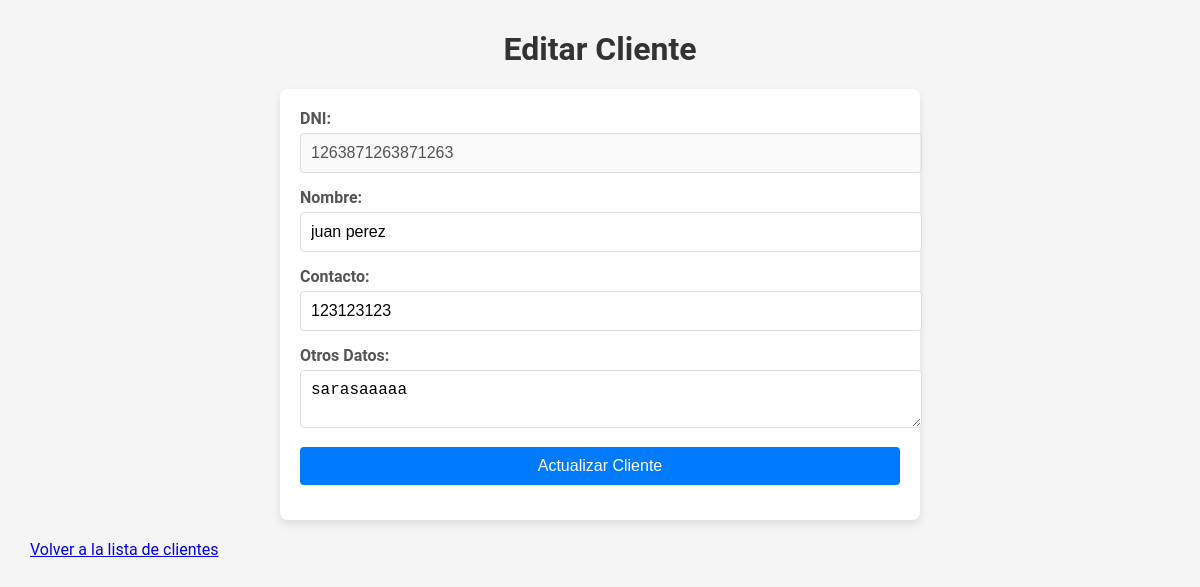
The app's page /views/editar_cliente.php?dni=1263871263871263 with its own data.
### tables this page shows
CREATE TABLE `Clientes` (
  `DNI` varchar(20) NOT NULL,
  `Nombre` varchar(255) NOT NULL,
  `Contacto` varchar(255) DEFAULT NULL,
  `Otros_Datos` text DEFAULT NULL
);

### views/editar_cliente.php (the view, shortened to what this page needs)
<?php
include_once '../database/conexion.php';
$dni = $_GET['dni'] ?? null;
$sql = "SELECT * FROM Clientes WHERE DNI = '$dni'";
$result = $conn->query($sql);
$cliente = $result->fetch_assoc();
?>
<!DOCTYPE html>
<html lang="es">
<head>
    <link rel="stylesheet" href="../css/estilos.css">
</head>
<body>
    <h1>Editar Cliente</h1>
    <form action="" method="POST">
        <label for="dni">DNI:</label>
        <input type="text" id="dni" value="<?php echo $cliente['DNI']; ?>" disabled>
        <label for="nombre">Nombre:</label>
        <input type="text" id="nombre" name="nombre" value="<?php echo $cliente['Nombre']; ?>" required>
        <label for="contacto">Contacto:</label>
        <input type="text" id="contacto" name="contacto" value="<?php echo $cliente['Contacto']; ?>">
        <label for="otros_datos">Otros Datos:</label>
        <textarea id="otros_datos" name="otros_datos"><?php echo $cliente['Otros_Datos']; ?></textarea>
        <button type="submit" name="actualizar">Actualizar Cliente</button>
    </form>
    <a href="clientes.php">Volver a la lista de clientes</a>
</body>
</html>

### css/estilos.css (style rules this page uses)
body { font-family: 'Roboto', sans-serif; background-color: #f5f5f5; margin: 10; padding: 10; }
h1, h2 { text-align: center; color: #333; }
form { background-color: white; margin: 20px auto; padding: 20px; border-radius: 8px; box-shadow: 0 4px 8px rgba(0, 0, 0, 0.1); max-width: 600px; }
form label { display: block; margin-bottom: 5px; color: #555; font-weight: bold; }
form input, form select, form textarea, form button { width: 100%; padding: 10px; margin-bottom: 15px; border: 1px solid #ddd; border-radius: 4px; font-size: 16px; }
form button { background-color: #007BFF; color: white; border: none; cursor: pointer; }
body { margin: 30px; }

### records on screen
clientes: DNI "1263871263871263", nombre "juan perez", contacto "123123123", otros_datos "sarasaaaaa"
